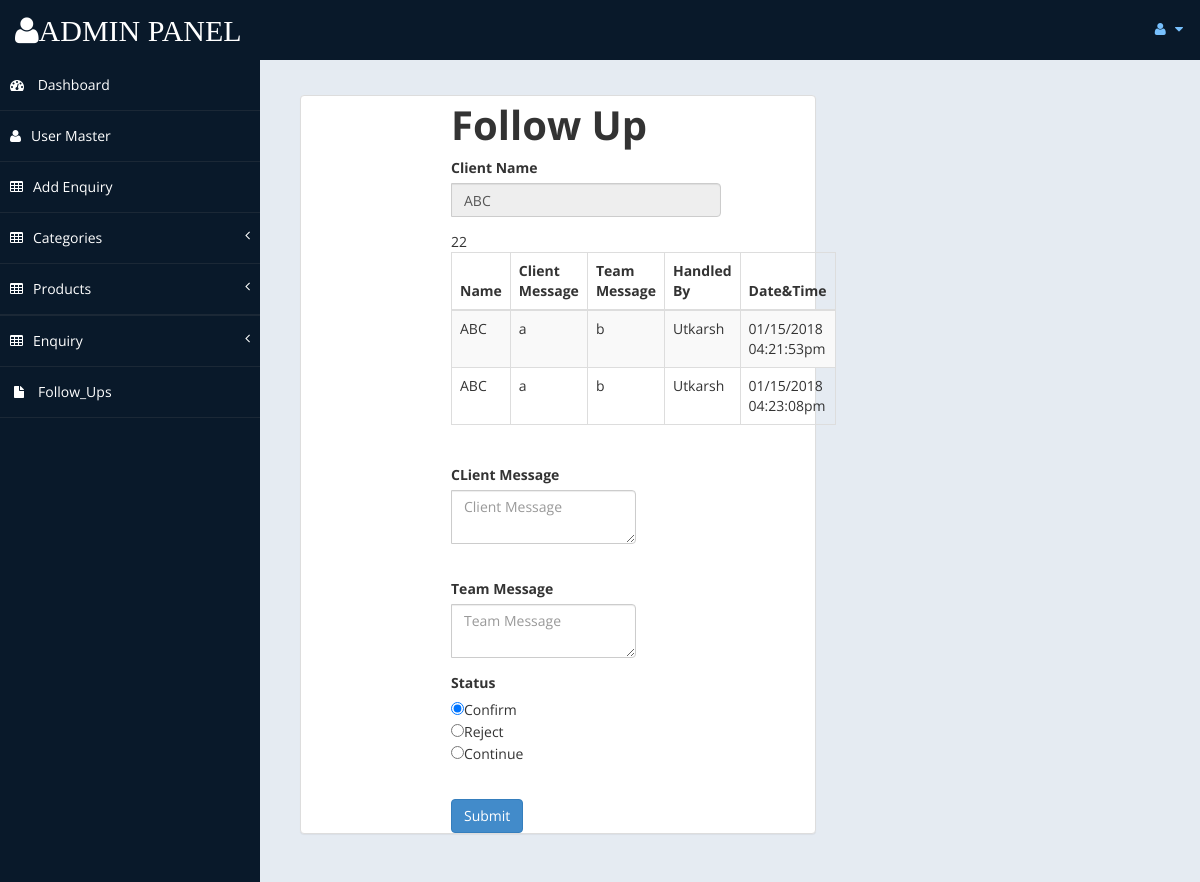
/followup_create.php?id=19 (signed in), run on the app's committed database.
### tables this page shows
CREATE TABLE IF NOT EXISTS `myusers` (
  `id` int(6) unsigned NOT NULL AUTO_INCREMENT,
  `name` varchar(30) NOT NULL,
  `number` varchar(10) DEFAULT NULL,
  `email` varchar(50) NOT NULL,
  `password` varchar(10) NOT NULL,
  `category` enum('admin','adminstrator','SE') DEFAULT NULL,
  PRIMARY KEY (`id`)
);

CREATE TABLE IF NOT EXISTS `enquiry` (
  `id` int(4) NOT NULL AUTO_INCREMENT,
  `name` varchar(100) DEFAULT NULL,
  `phone` varchar(15) DEFAULT NULL,
  `email` varchar(100) DEFAULT NULL,
  `product_id` int(11) DEFAULT NULL,
  `message` varchar(500) DEFAULT NULL,
  `nextfollowupdate` varchar(100) DEFAULT NULL,
  `user_id` int(11) DEFAULT NULL,
  `createdat` varchar(100) DEFAULT NULL,
  `assigned` int(11) DEFAULT NULL,
  PRIMARY KEY (`id`),
  KEY `product_id` (`product_id`),
  KEY `user_id` (`user_id`)
);

CREATE TABLE IF NOT EXISTS `messageref` (
  `id` int(3) NOT NULL AUTO_INCREMENT,
  `enquiry_id` int(11) DEFAULT NULL,
  `client_message` varchar(200) DEFAULT NULL,
  `team_message` varchar(200) DEFAULT NULL,
  `transfer_id` int(3) DEFAULT NULL,
  `onDate` varchar(50) DEFAULT NULL,
  PRIMARY KEY (`id`)
);

### followup_create.php (the view, shortened to what this page needs)
<!DOCTYPE html>
<html xmlns="http://www.w3.org/1999/xhtml">
<head>
    <link href="assets/css/bootstrap.css" rel="stylesheet" />
    <link href="assets/css/font-awesome.css" rel="stylesheet" />
    <link href="assets/css/custom-styles.css" rel="stylesheet" />
      <link href="assets/js/dataTables/dataTables.bootstrap.css" rel="stylesheet" />
   <link rel="stylesheet" href="//code.jquery.com/ui/1.12.1/themes/base/jquery-ui.css">
</head>
<body  style="overflow-x:hidden;">
    <div id="wrapper">
       <?php
$id=trim($_GET['id']);
require("db1.php");
        $sql = "SELECT * FROM enquiry where id='$id'";
        $result = $conn->query($sql) or die(mysqli_error());
        if($result){
          while($row = $result->fetch_array()){
                        $enquiry_name=$row['name'];
                        $id2=$row['id'];
          }
                }
include('session.php');
?>
        <div id="page-wrapper" >
            <div id="page-inner">
			 <div class="row">
                    <div class="col-md-12">
                    <div class="panel panel-default" style="width:60%" >
                      <div class='enquiry_form' style="margin-left:150px">
                              <label style="font-size:40px">Follow Up</label>
<form action='followup/addfollowup.php?id=<?php echo $id; ?>'  method="post">
<div class="form-group input-group">
<label>Client Name </label>
<input type="text" name="enquiry_name" class="form-control" value= "<?php echo $enquiry_name; ?>" readonly>
</div>
<div>
 <?php
                    $sql = "SELECT * FROM messageref where enquiry_id='$id2'";
                    if($result = mysqli_query($conn, $sql)){
                        if(mysqli_num_rows($result) > 0){
                            echo "<table class='table table-striped table-bordered table-hover' id='dataTables-example' style='width:60%'>";
                                echo "<thead>";
                                    echo "<tr>";
                                        echo "<th>Name</th>";
                                        echo "<th>Client Message</th>";
                                        echo "<th>Team Message</th>";
                                        echo "<th>Handled By</th>";
                                        echo "<th>Date&Time</th>";
                                    echo "</tr>";
                                echo "</thead>";
                                echo "<tbody>";
                                while($row = mysqli_fetch_array($result)){
                                    echo "<tr>";
                    $sql2= "SELECT name FROM enquiry where id=". $row['enquiry_id']. "";
                    if($result2 = mysqli_query($conn, $sql2)){
                        if(mysqli_num_rows($result2) > 0){
                                while($row2 = mysqli_fetch_array($result2)){
                            echo "<td>" . $row2['name'] . "</td>";
                            }
                        }
                    }
                    echo "<td>" . $row['client_message'] . "</td>";
                    echo "<td>" . $row['team_message'] . "</td>";
                                        $sql1= "SELECT name FROM myusers where id=". $row['transfer_id']. "";
                    if($result1 = mysqli_query($conn, $sql1)){
                        if(mysqli_num_rows($result1) > 0){
                                while($row1 = mysqli_fetch_array($result1)){
                            echo "<td>" . $row1['name'] . "</td>";
                            }
                        }
                    }
                            echo "<td>" . $row['onDate'] . "</td>";
                                    echo "</tr>";
                                }
                                echo "</tbody>";
                            echo "</table>";
                        } else{
                            echo "<p class='lead'><em>No previous chats were found.</em></p>";
                        }
                    } else{
                        echo "ERROR: Could not able to execute $sql. " . mysqli_error($conn);
                    }
                    ?>
  </div>
<div class="form-group input-group">
<br>
<label>CLient Message</label>
<br>
<textarea type="text" class="form-control" name="client_message"  placeholder="Client Message" ></textarea>
</div>
<div class="form-group input-group">
<br>
<label>Team Message</label>
<br>
<textarea type="text" class="form-control" name="team_message"  placeholder="Team Message"></textarea>
</div>
<div class="form-group">
<label>Status</label>
<br>
<input type="radio" name="status" onclick="show1()" value="Confirm" checked>Confirm<br>
<input type="radio" name="status" onclick="show1()" value="Reject">Reject<br>
<input type="radio" name="status" onclick="myFunction()" value="Continue">Continue<br>
</div>
<br>
<input type="submit" class="btn btn-primary" value="Submit">
</form>
</div>
</div>
                    </div>
                </div>
				</div>
            </div>
        </div>
</body>
</html>

### session.php (shortened to what this page needs)
<?php
   include('db.php');
   $user_check=$_SESSION['email'];
                    include('include/adminheader.php');
                             $sql= "SELECT * FROM myusers where email='$user_check'";
                    if($result = mysqli_query($conn, $sql)){
                        if(mysqli_num_rows($result) > 0){
                                while($row = mysqli_fetch_array($result)){
                             $category=$row['category'];
                             $id=$row['id'];
                            }
                        }
                    }
                    $sql3= "SELECT * FROM myusers where id='$id'";
                    if($result3 = mysqli_query($conn, $sql3)){
                        if(mysqli_num_rows($result3) > 0){
                                while($row3 = mysqli_fetch_array($result3)){
                            if($category==='admin' || $category==='adminstrator')
                            {
                           include('include/adminleftnavigation.php');                            }
                            else
                            {
                         include('include/adminleftnavigation2.php');
                            }
                        }
                        }
                    }
?>

### include/adminleftnavigation.php (shortened to what this page needs)
<nav class="navbar-default navbar-side" role="navigation">
            <div class="sidebar-collapse">
                <ul class="nav" id="main-menu">
                    <li>
                        <a href="index.php"><i class="fa fa-dashboard"></i> Dashboard</a>
                    </li>
                    <li>
                        <a href="user_details.php"><i class="fa fa-user"></i>User Master</a>
                    </li>
                     <li>
                         <a href="enquiry_create.php"><i class="fa fa-table"></i>Add Enquiry</a>
                    </li>
                    <li>
                        <a href="#"><i class="fa fa-table"></i>Categories<span class="fa arrow"></span></a>
                    </li>
                    <li>
                        <a href="#"><i class="fa fa-table"></i>Products<span class="fa arrow"></span></a>
                    </li>
                    <li>
                        <li>
                        <a href="#"><i class="fa fa-table"></i>Enquiry<span class="fa arrow"></span></a>
                    </li>
                    <li>
                        <a href="followup_details.php"><i class="fa fa-fw fa-file"></i>Follow_Ups</a>
                    </li>
                        </ul>
            </div>
        </nav>

### assets/css/custom-styles.css (style rules this page uses)
body { font-family: 'Open Sans', sans-serif; }
#wrapper { width: 100%; background:#09192A; }
#page-wrapper { padding: 15px 15px; min-height: 600px; background:#E5EBF2; }
#page-inner { width:100%; margin:10px 20px 10px 0px; background-color:transparent; padding:10px; min-height:1200px; }
.arrow { float: right; }
.fa.arrow:before { content: "\f104"; }
.sidebar-collapse , .sidebar-collapse .nav { background:none; }
.sidebar-collapse .nav { padding:0; }
.sidebar-collapse .nav > li > a { color:#fff; background:transparent; text-shadow:none; }
.sidebar-collapse > .nav > li > a { padding:15px 10px; }
.sidebar-collapse > .nav > li { border-bottom: 1px solid rgba(107, 108, 109, 0.19); }
.navbar-side { border:none; background-color: transparent; }
.navbar-default { border:0px solid black; }
.nav > li > a > i { margin-right:10px; }
@media (min-width:768px) { #page-wrapper { margin: 0 0 0 260px; padding: 15px 30px; min-height: 1200px; } }
@media (min-width:768px) { .navbar-side { z-index: 1; position: absolute; width: 260px; } }

### data on the page
myusers: category "admin" (drawn)
enquiry: enquiry_name "ABC", name "ABC"
messageref: client_message "a", team_message "b", onDate "01/15/2018 04:21:53pm"
myusers: name "Utkarsh"
messageref: client_message "a", team_message "b", onDate "01/15/2018 04:23:08pm"
